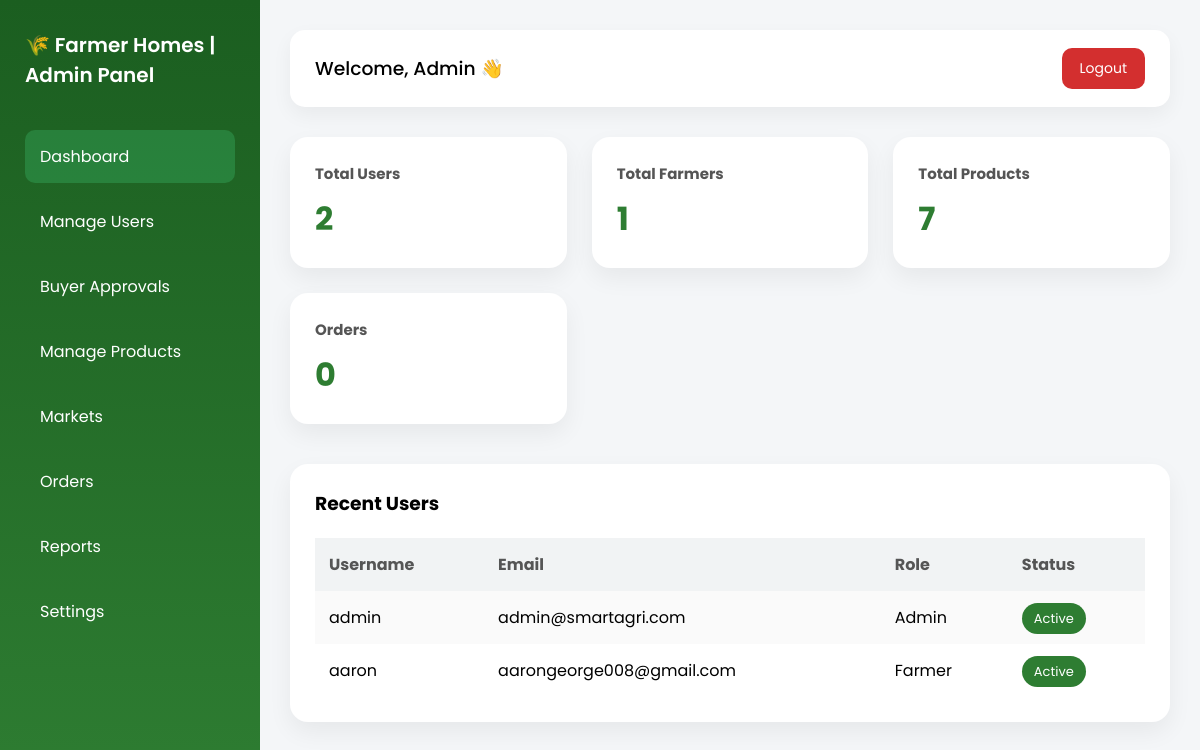
The app's page /dashboard/ (signed in), older data.
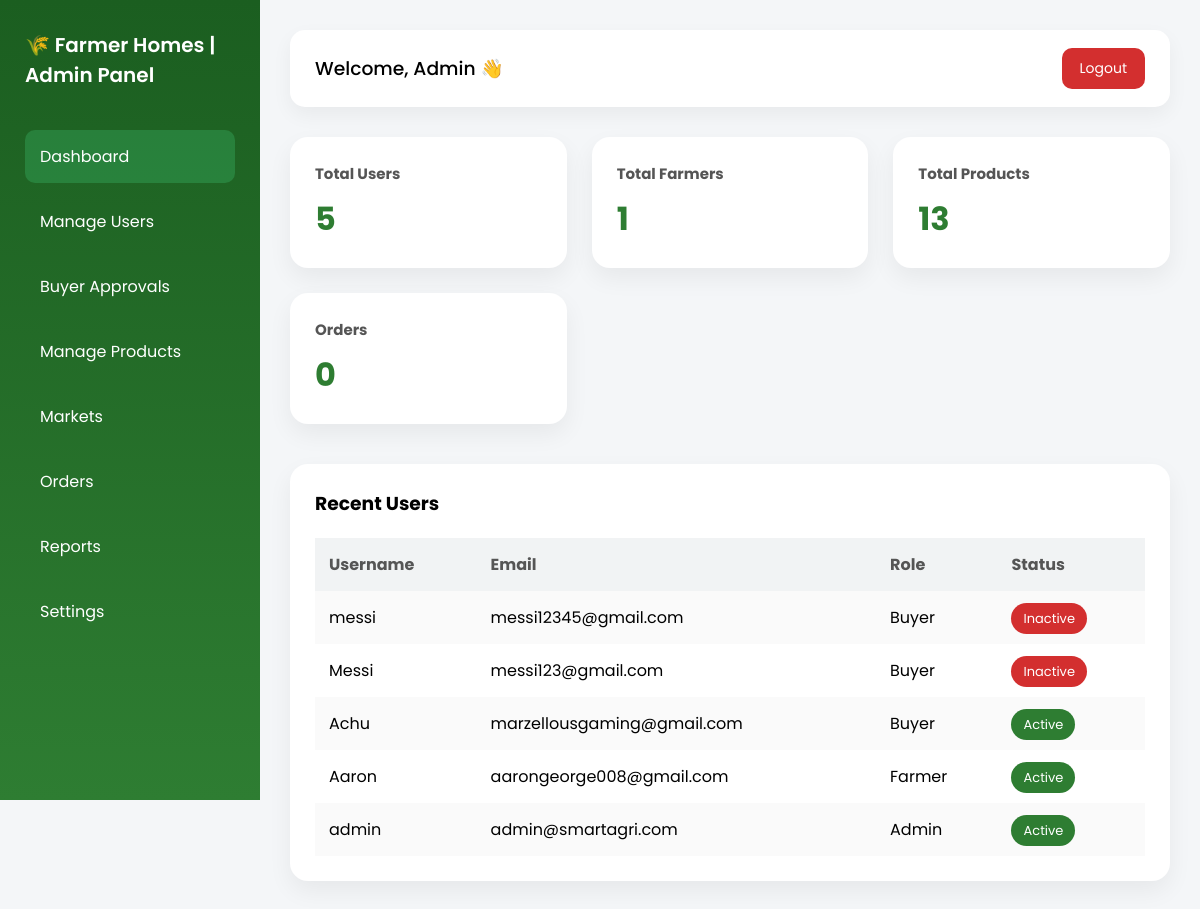
The same page, newer data.
### farmersaccapp/models.py (models this page shows, shortened)
class AllUser(models.Model):
    ROLE_CHOICES = (
        ('farmer', 'Farmer'),
        ('buyer', 'Buyer / Wholesaler / Exporter'),
        ('admin', 'Admin'),
    )
    username = models.CharField(max_length=150, unique=True)
    email = models.EmailField(unique=True)
    phone = models.CharField(max_length=15, unique=True)
    password = models.CharField(max_length=255)
    role = models.CharField(max_length=20, choices=ROLE_CHOICES)
    reset_token = models.CharField(max_length=100, null=True, blank=True)
    reset_token_created = models.DateTimeField(null=True, blank=True)
    shop_name = models.CharField(max_length=200, blank=True, null=True)
    gst_number = models.CharField(max_length=20, blank=True, null=True)
    is_approved = models.BooleanField(default=False)
    rejection_reason = models.TextField(blank=True, null=True)
    is_active = models.BooleanField(default=True)
    created_at = models.DateTimeField(default=timezone.now)

### farmersaccapp/decorators.py (the view)
    def wrapper(request, *args, **kwargs):
        if not request.session.get("user_id"):
            return redirect("login")
        if request.session.get("role") != "admin":
            return redirect("login")
        return view_func(request, *args, **kwargs)

### farmersaccapp/views.py (called while the page is built)
@admin_required
def admin_dashboard(request):
    if request.session.get("role") != "admin":
        return redirect("login")
    total_users = AllUser.objects.count()
    total_farmers = AllUser.objects.filter(role="farmer").count()
    total_buyers = AllUser.objects.filter(role="buyer").count()
    total_products = Product.objects.count()
    recent_users = AllUser.objects.order_by("-created_at")[:5]
    context = {
        "total_users": total_users,
        "total_farmers": total_farmers,
        "total_buyers": total_buyers,
        "total_products": total_products,
        "recent_users": recent_users,
    }
    return render(request, "admin/dashboard.html", context)

### templates/admin/dashboard.html (shortened to what this page needs)
<!DOCTYPE html>
<html lang="en">
<head>
</head>
<body>
    <div class="sidebar">
        <div class="brand">🌾 Farmer Homes | Admin Panel</div>
        <div class="menu">
            <a href="{% url 'admin_dashboard' %}" class="active">Dashboard</a>
            <a href="{% url 'admin_users' %}">Manage Users</a>
            <a href="{% url 'admin_pending_buyers' %}">Buyer Approvals</a>
            <a href="{% url 'admin_products' %}">Manage Products</a>
            <a href="{% url 'admin_markets' %}">Markets</a>
            <a href="#">Orders</a>
            <a href="#">Reports</a>
            <a href="#">Settings</a>
        </div>
    </div>
    <div class="main">
        <div class="topbar">
            <h3>Welcome, Admin 👋</h3>
            <a href="{% url 'logout' %}" class="logout">Logout</a>
        </div>
        <div class="cards">
            <div class="card">
                <h4>Total Users</h4>
                <h2>{{ total_users }}</h2>
            </div>
            <div class="card">
                <h4>Total Farmers</h4>
                <h2>{{ total_farmers }}</h2>
            </div>
            <div class="card">
                <h4>Total Products</h4>
                <h2>{{ total_products }}</h2>
            </div>
            <div class="card">
                <h4>Orders</h4>
                <h2>0</h2>
            </div>
        </div>
        <div class="table-box">
            <h3 style="margin-bottom:20px;">Recent Users</h3>
            <table>
                <tr>
                    <th>Username</th>
                    <th>Email</th>
                    <th>Role</th>
                    <th>Status</th>
                </tr>
                {% for user in recent_users %}
                <tr>
                    <td>{{ user.username }}</td>
                    <td>{{ user.email }}</td>
                    <td>{{ user.role|capfirst }}</td>
                    <td>
                        {% if user.is_active %}
                        <span class="status active">Active</span>
                        {% else %}
                        <span class="status inactive">Inactive</span>
                        {% endif %}
                    </td>
                </tr>
                {% endfor %}
            </table>
        </div>
    </div>
</body>
</html>

Row changes from the older to the newer data that the page shows:
removed AllUser: username "aaron", email "aarongeorge008@gmail.com", role "Farmer", is_active "Active"
added AllUser: username "messi", email "messi12345@gmail.com", role "Buyer", is_active "Inactive"
added AllUser: username "Messi", email "messi123@gmail.com", role "Buyer", is_active "Inactive"
added AllUser: username "Achu", email "marzellousgaming@gmail.com", role "Buyer", is_active "Active"
added AllUser: username "Aaron", email "aarongeorge008@gmail.com", role "Farmer", is_active "Active"
Text that changed along with them:
{{ total_users }}: "2" → "5"
{{ total_products }}: "7" → "13"
